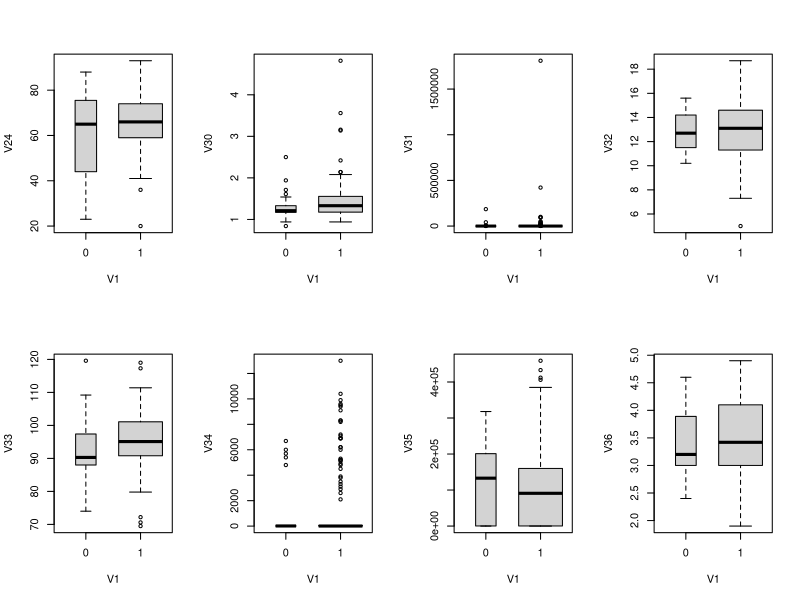
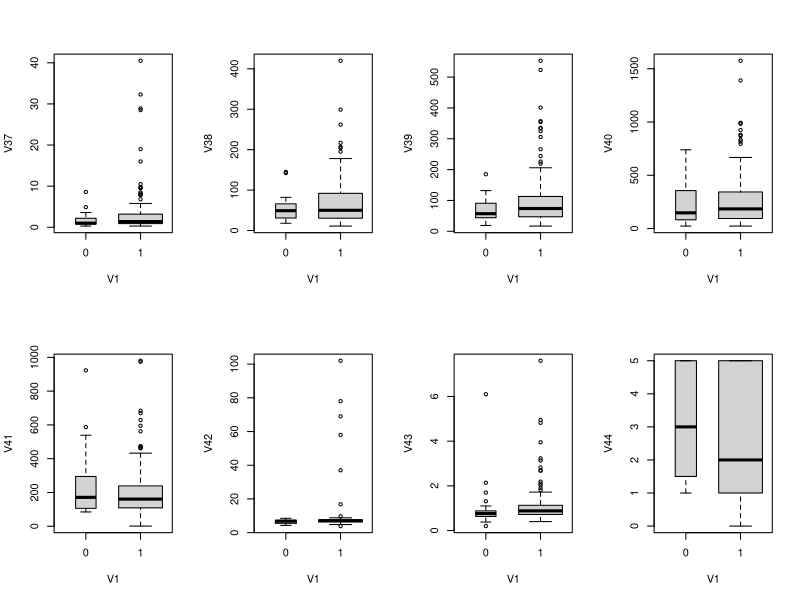
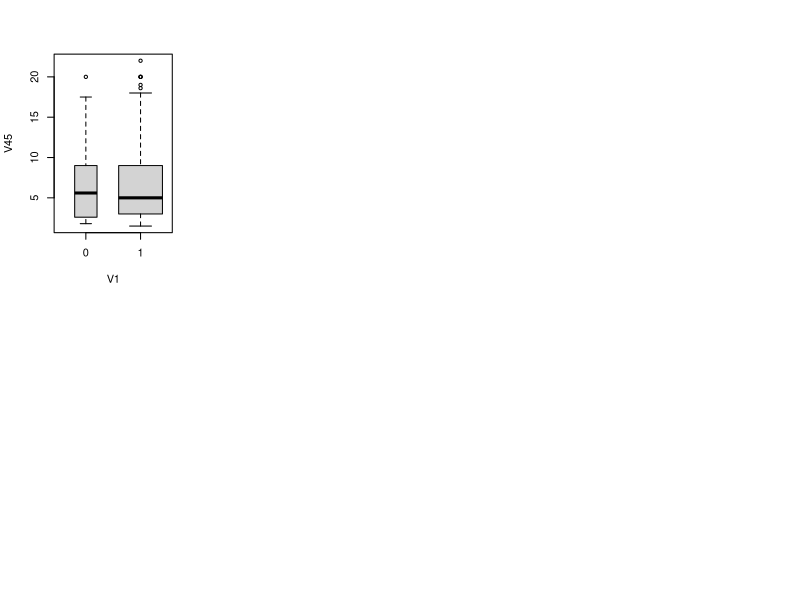
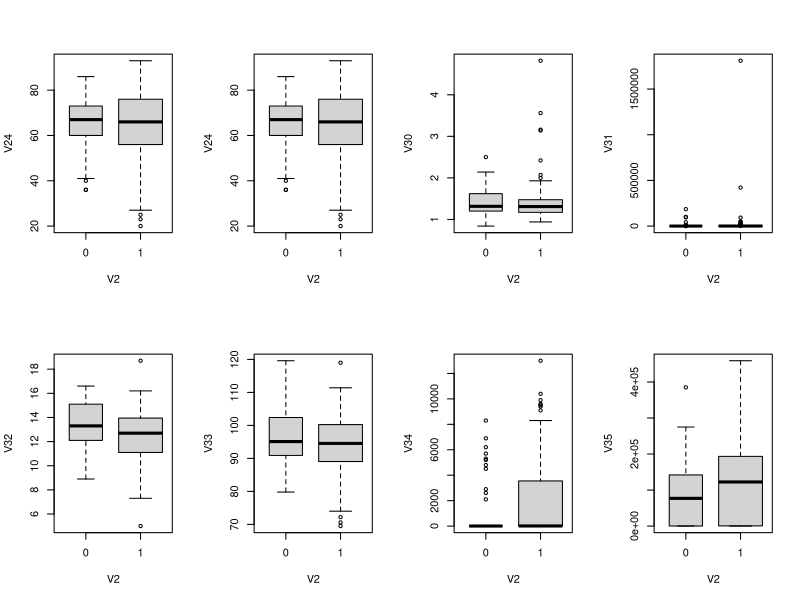
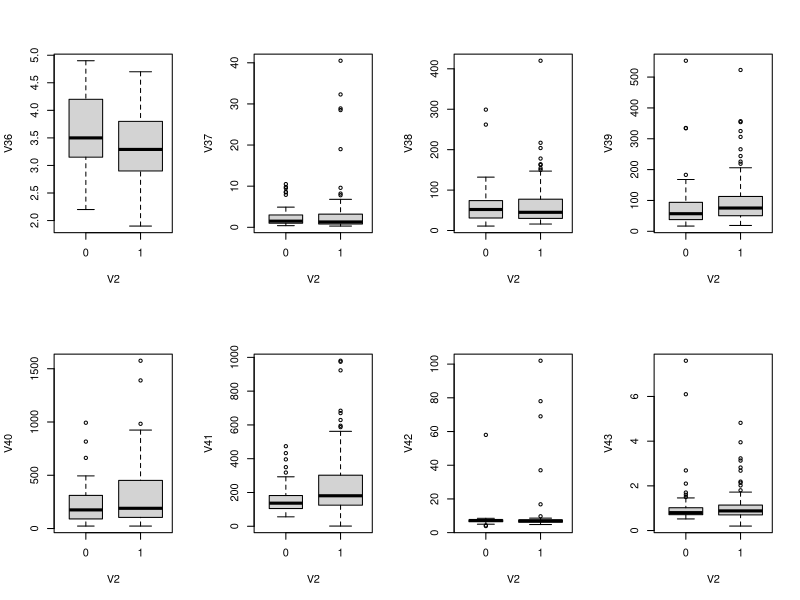
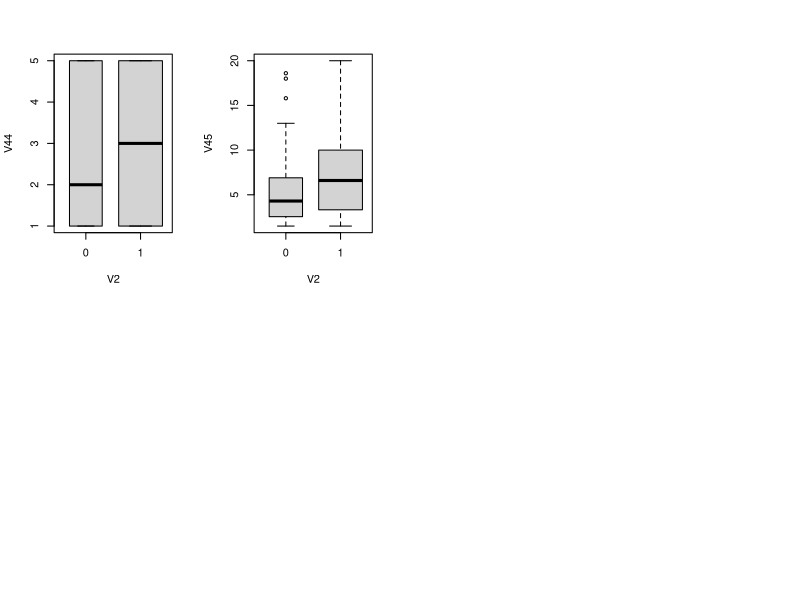
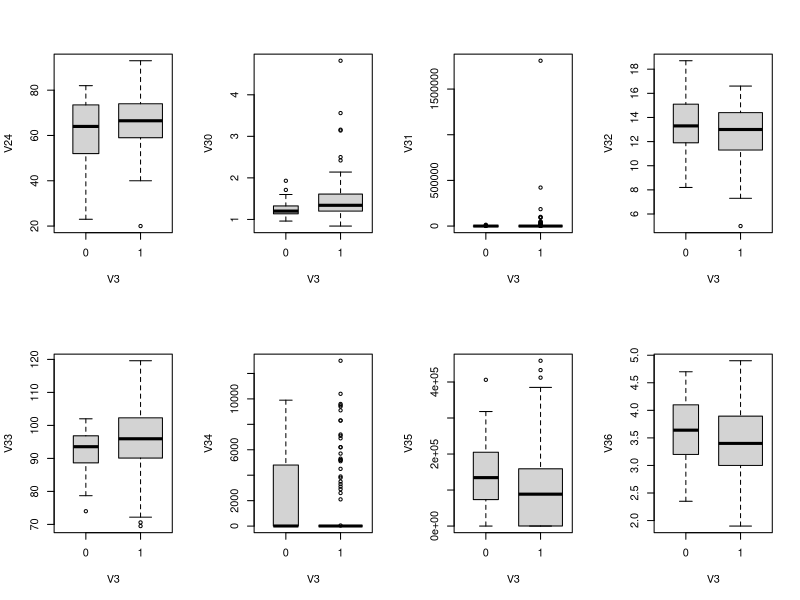
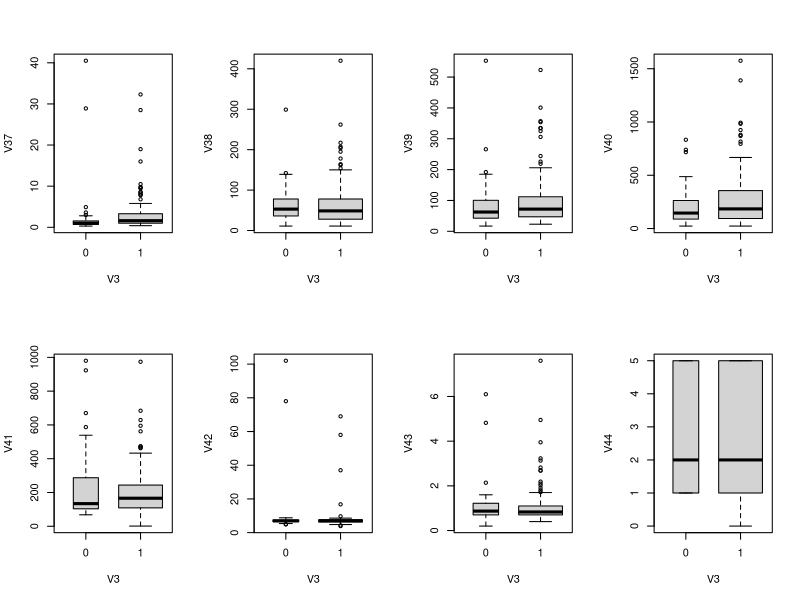

Write R code to recreate these figures, in order.
setwd("/Users/julienhubar/Documents/#Master1/HDDA/High-dimensional-data-analysis/ProjectAugust")
data <- read.table("hcc-data.txt", header = FALSE, na.strings = "?", sep = ",")
attach(data)
#Imparct of V1
pdf("boxplotImpactV1.pdf")
par(mfrow=c(2,4))
boxplot(V24~V1,varwidth = TRUE)
boxplot(V30~V1,varwidth = TRUE)
boxplot(V31~V1,varwidth = TRUE)
boxplot(V32~V1,varwidth = TRUE)
boxplot(V33~V1,varwidth = TRUE)
boxplot(V34~V1,varwidth = TRUE)
boxplot(V35~V1,varwidth = TRUE)
boxplot(V36~V1,varwidth = TRUE)
boxplot(V37~V1,varwidth = TRUE)
boxplot(V38~V1,varwidth = TRUE)
boxplot(V39~V1,varwidth = TRUE)
boxplot(V40~V1,varwidth = TRUE)
boxplot(V41~V1,varwidth = TRUE)
boxplot(V42~V1,varwidth = TRUE)
boxplot(V43~V1,varwidth = TRUE)
boxplot(V44~V1,varwidth = TRUE)
boxplot(V45~V1,varwidth = TRUE)
dev.off()
#Imparct of V2
pdf("boxplotImpactV2.pdf")
par(mfrow=c(2,4))
boxplot(V24~V2,varwidth = TRUE)
boxplot(V24~V2,varwidth = TRUE)
boxplot(V30~V2,varwidth = TRUE)
boxplot(V31~V2,varwidth = TRUE)
boxplot(V32~V2,varwidth = TRUE)
boxplot(V33~V2,varwidth = TRUE)
boxplot(V34~V2,varwidth = TRUE)
boxplot(V35~V2,varwidth = TRUE)
boxplot(V36~V2,varwidth = TRUE)
boxplot(V37~V2,varwidth = TRUE)
boxplot(V38~V2,varwidth = TRUE)
boxplot(V39~V2,varwidth = TRUE)
boxplot(V40~V2,varwidth = TRUE)
boxplot(V41~V2,varwidth = TRUE)
boxplot(V42~V2,varwidth = TRUE)
boxplot(V43~V2,varwidth = TRUE)
boxplot(V44~V2,varwidth = TRUE)
boxplot(V45~V2,varwidth = TRUE)
dev.off()
#Imparct of V3
pdf("boxplotImpactV3.pdf")
par(mfrow=c(2,4))
boxplot(V24~V3,varwidth = TRUE)
boxplot(V30~V3,varwidth = TRUE)
boxplot(V31~V3,varwidth = TRUE)
boxplot(V32~V3,varwidth = TRUE)
boxplot(V33~V3,varwidth = TRUE)
boxplot(V34~V3,varwidth = TRUE)
boxplot(V35~V3,varwidth = TRUE)
boxplot(V36~V3,varwidth = TRUE)
boxplot(V37~V3,varwidth = TRUE)
boxplot(V38~V3,varwidth = TRUE)
boxplot(V39~V3,varwidth = TRUE)
boxplot(V40~V3,varwidth = TRUE)
boxplot(V41~V3,varwidth = TRUE)
boxplot(V42~V3,varwidth = TRUE)
boxplot(V43~V3,varwidth = TRUE)
boxplot(V44~V3,varwidth = TRUE)
boxplot(V45~V3,varwidth = TRUE)
dev.off()
#Imparct of V4
pdf("boxplotImpactV4.pdf")
par(mfrow=c(2,4))
boxplot(V24~V4,varwidth = TRUE)
boxplot(V30~V4,varwidth = TRUE)
boxplot(V31~V4,varwidth = TRUE)
boxplot(V32~V4,varwidth = TRUE)
boxplot(V33~V4,varwidth = TRUE)
boxplot(V34~V4,varwidth = TRUE)
boxplot(V35~V4,varwidth = TRUE)
boxplot(V36~V4,varwidth = TRUE)
boxplot(V37~V4,varwidth = TRUE)
boxplot(V38~V4,varwidth = TRUE)
boxplot(V39~V4,varwidth = TRUE)
boxplot(V40~V4,varwidth = TRUE)
boxplot(V41~V4,varwidth = TRUE)
boxplot(V42~V4,varwidth = TRUE)
boxplot(V43~V4,varwidth = TRUE)
boxplot(V44~V4,varwidth = TRUE)
boxplot(V45~V4,varwidth = TRUE)
dev.off()
#Imparct of V6
pdf("boxplotImpactV6.pdf")
par(mfrow=c(2,4))
boxplot(V24~V6,varwidth = TRUE)
boxplot(V30~V6,varwidth = TRUE)
boxplot(V31~V6,varwidth = TRUE)
boxplot(V32~V6,varwidth = TRUE)
boxplot(V33~V6,varwidth = TRUE)
boxplot(V34~V6,varwidth = TRUE)
boxplot(V35~V6,varwidth = TRUE)
boxplot(V36~V6,varwidth = TRUE)
boxplot(V37~V6,varwidth = TRUE)
boxplot(V38~V6,varwidth = TRUE)
boxplot(V39~V6,varwidth = TRUE)
boxplot(V40~V6,varwidth = TRUE)
boxplot(V41~V6,varwidth = TRUE)
boxplot(V42~V6,varwidth = TRUE)
boxplot(V43~V6,varwidth = TRUE)
boxplot(V44~V6,varwidth = TRUE)
boxplot(V45~V6,varwidth = TRUE)
dev.off()
#Imparct of V7
pdf("boxplotImpactV7.pdf")
par(mfrow=c(2,4))
boxplot(V24~V7,varwidth = TRUE)
boxplot(V30~V7,varwidth = TRUE)
boxplot(V31~V7,varwidth = TRUE)
boxplot(V32~V7,varwidth = TRUE)
boxplot(V33~V7,varwidth = TRUE)
boxplot(V34~V7,varwidth = TRUE)
boxplot(V35~V7,varwidth = TRUE)
boxplot(V36~V7,varwidth = TRUE)
boxplot(V37~V7,varwidth = TRUE)
boxplot(V38~V7,varwidth = TRUE)
boxplot(V39~V7,varwidth = TRUE)
boxplot(V40~V7,varwidth = TRUE)
boxplot(V41~V7,varwidth = TRUE)
boxplot(V42~V7,varwidth = TRUE)
boxplot(V43~V7,varwidth = TRUE)
boxplot(V44~V7,varwidth = TRUE)
boxplot(V45~V7,varwidth = TRUE)
dev.off()
#Imparct of V8
pdf("boxplotImpactV8.pdf")
par(mfrow=c(2,4))
boxplot(V24~V8,varwidth = TRUE)
boxplot(V30~V8,varwidth = TRUE)
boxplot(V31~V8,varwidth = TRUE)
boxplot(V32~V8,varwidth = TRUE)
boxplot(V33~V8,varwidth = TRUE)
boxplot(V34~V8,varwidth = TRUE)
boxplot(V35~V8,varwidth = TRUE)
boxplot(V36~V8,varwidth = TRUE)
boxplot(V37~V8,varwidth = TRUE)
boxplot(V38~V8,varwidth = TRUE)
boxplot(V39~V8,varwidth = TRUE)
boxplot(V40~V8,varwidth = TRUE)
boxplot(V41~V8,varwidth = TRUE)
boxplot(V42~V8,varwidth = TRUE)
boxplot(V43~V8,varwidth = TRUE)
boxplot(V44~V8,varwidth = TRUE)
boxplot(V45~V8,varwidth = TRUE)
dev.off()
#Imparct of V11
pdf("boxplotImpactV11.pdf")
par(mfrow=c(2,4))
boxplot(V24~V11,varwidth = TRUE)
boxplot(V30~V11,varwidth = TRUE)
boxplot(V31~V11,varwidth = TRUE)
boxplot(V32~V11,varwidth = TRUE)
boxplot(V33~V11,varwidth = TRUE)
boxplot(V34~V11,varwidth = TRUE)
boxplot(V35~V11,varwidth = TRUE)
boxplot(V36~V11,varwidth = TRUE)
boxplot(V37~V11,varwidth = TRUE)
boxplot(V38~V11,varwidth = TRUE)
boxplot(V39~V11,varwidth = TRUE)
boxplot(V40~V11,varwidth = TRUE)
boxplot(V41~V11,varwidth = TRUE)
boxplot(V42~V11,varwidth = TRUE)
boxplot(V43~V11,varwidth = TRUE)
boxplot(V44~V11,varwidth = TRUE)
boxplot(V45~V11,varwidth = TRUE)
dev.off()
#Imparct of V12
pdf("boxplotImpactV12.pdf")
par(mfrow=c(2,4))
boxplot(V24~V12,varwidth = TRUE)
boxplot(V30~V12,varwidth = TRUE)
boxplot(V31~V12,varwidth = TRUE)
boxplot(V32~V12,varwidth = TRUE)
boxplot(V33~V12,varwidth = TRUE)
boxplot(V34~V12,varwidth = TRUE)
boxplot(V35~V12,varwidth = TRUE)
boxplot(V36~V12,varwidth = TRUE)
boxplot(V37~V12,varwidth = TRUE)
boxplot(V38~V12,varwidth = TRUE)
boxplot(V39~V12,varwidth = TRUE)
boxplot(V40~V12,varwidth = TRUE)
boxplot(V41~V12,varwidth = TRUE)
boxplot(V42~V12,varwidth = TRUE)
boxplot(V43~V12,varwidth = TRUE)
boxplot(V44~V12,varwidth = TRUE)
boxplot(V45~V12,varwidth = TRUE)
dev.off()
#Imparct of V13
pdf("boxplotImpactV13.pdf")
par(mfrow=c(2,4))
boxplot(V24~V13,varwidth = TRUE)
boxplot(V30~V13,varwidth = TRUE)
boxplot(V31~V13,varwidth = TRUE)
boxplot(V32~V13,varwidth = TRUE)
boxplot(V33~V13,varwidth = TRUE)
boxplot(V34~V13,varwidth = TRUE)
boxplot(V35~V13,varwidth = TRUE)
boxplot(V36~V13,varwidth = TRUE)
boxplot(V37~V13,varwidth = TRUE)
boxplot(V38~V13,varwidth = TRUE)
boxplot(V39~V13,varwidth = TRUE)
boxplot(V40~V13,varwidth = TRUE)
boxplot(V41~V13,varwidth = TRUE)
boxplot(V42~V13,varwidth = TRUE)
boxplot(V43~V13,varwidth = TRUE)
boxplot(V44~V13,varwidth = TRUE)
boxplot(V45~V13,varwidth = TRUE)
dev.off()
#Imparct of V14
pdf("boxplotImpactV14.pdf")
par(mfrow=c(2,4))
boxplot(V24~V14,varwidth = TRUE)
boxplot(V30~V14,varwidth = TRUE)
boxplot(V31~V14,varwidth = TRUE)
boxplot(V32~V14,varwidth = TRUE)
boxplot(V33~V14,varwidth = TRUE)
boxplot(V34~V14,varwidth = TRUE)
boxplot(V35~V14,varwidth = TRUE)
boxplot(V36~V14,varwidth = TRUE)
boxplot(V37~V14,varwidth = TRUE)
boxplot(V38~V14,varwidth = TRUE)
boxplot(V39~V14,varwidth = TRUE)
boxplot(V40~V14,varwidth = TRUE)
boxplot(V41~V14,varwidth = TRUE)
boxplot(V42~V14,varwidth = TRUE)
boxplot(V43~V14,varwidth = TRUE)
boxplot(V44~V14,varwidth = TRUE)
boxplot(V45~V14,varwidth = TRUE)
dev.off()
#Imparct of V15
pdf("boxplotImpactV15.pdf")
par(mfrow=c(2,4))
boxplot(V24~V15,varwidth = TRUE)
boxplot(V30~V15,varwidth = TRUE)
boxplot(V31~V15,varwidth = TRUE)
boxplot(V32~V15,varwidth = TRUE)
boxplot(V33~V15,varwidth = TRUE)
boxplot(V34~V15,varwidth = TRUE)
boxplot(V35~V15,varwidth = TRUE)
boxplot(V36~V15,varwidth = TRUE)
boxplot(V37~V15,varwidth = TRUE)
boxplot(V38~V15,varwidth = TRUE)
boxplot(V39~V15,varwidth = TRUE)
boxplot(V40~V15,varwidth = TRUE)
boxplot(V41~V15,varwidth = TRUE)
boxplot(V42~V15,varwidth = TRUE)
boxplot(V43~V15,varwidth = TRUE)
boxplot(V44~V15,varwidth = TRUE)
boxplot(V45~V15,varwidth = TRUE)
dev.off()
#Imparct of V16
pdf("boxplotImpactV16.pdf")
par(mfrow=c(2,4))
boxplot(V24~V16,varwidth = TRUE)
boxplot(V30~V16,varwidth = TRUE)
boxplot(V31~V16,varwidth = TRUE)
boxplot(V32~V16,varwidth = TRUE)
boxplot(V33~V16,varwidth = TRUE)
boxplot(V34~V16,varwidth = TRUE)
boxplot(V35~V16,varwidth = TRUE)
boxplot(V36~V16,varwidth = TRUE)
boxplot(V37~V16,varwidth = TRUE)
boxplot(V38~V16,varwidth = TRUE)
boxplot(V39~V16,varwidth = TRUE)
boxplot(V40~V16,varwidth = TRUE)
boxplot(V41~V16,varwidth = TRUE)
boxplot(V42~V16,varwidth = TRUE)
boxplot(V43~V16,varwidth = TRUE)
boxplot(V44~V16,varwidth = TRUE)
boxplot(V45~V16,varwidth = TRUE)
dev.off()
#Imparct of V17
pdf("boxplotImpactV17.pdf")
par(mfrow=c(2,4))
boxplot(V24~V17,varwidth = TRUE)
boxplot(V30~V17,varwidth = TRUE)
boxplot(V31~V17,varwidth = TRUE)
boxplot(V32~V17,varwidth = TRUE)
boxplot(V33~V17,varwidth = TRUE)
boxplot(V34~V17,varwidth = TRUE)
boxplot(V35~V17,varwidth = TRUE)
boxplot(V36~V17,varwidth = TRUE)
boxplot(V37~V17,varwidth = TRUE)
boxplot(V38~V17,varwidth = TRUE)
boxplot(V39~V17,varwidth = TRUE)
boxplot(V40~V17,varwidth = TRUE)
boxplot(V41~V17,varwidth = TRUE)
boxplot(V42~V17,varwidth = TRUE)
boxplot(V43~V17,varwidth = TRUE)
boxplot(V44~V17,varwidth = TRUE)
boxplot(V45~V17,varwidth = TRUE)
dev.off()#Imparct of V19
pdf("boxplotImpactV19.pdf")
par(mfrow=c(2,4))
boxplot(V24~V19,varwidth = TRUE)
boxplot(V30~V19,varwidth = TRUE)
boxplot(V31~V19,varwidth = TRUE)
boxplot(V32~V19,varwidth = TRUE)
boxplot(V33~V19,varwidth = TRUE)
boxplot(V34~V19,varwidth = TRUE)
boxplot(V35~V19,varwidth = TRUE)
boxplot(V36~V19,varwidth = TRUE)
boxplot(V37~V19,varwidth = TRUE)
boxplot(V38~V19,varwidth = TRUE)
boxplot(V39~V19,varwidth = TRUE)
boxplot(V40~V19,varwidth = TRUE)
boxplot(V41~V19,varwidth = TRUE)
boxplot(V42~V19,varwidth = TRUE)
boxplot(V43~V19,varwidth = TRUE)
boxplot(V44~V19,varwidth = TRUE)
boxplot(V45~V19,varwidth = TRUE)
dev.off()
#Imparct of V20
pdf("boxplotImpactV20.pdf")
par(mfrow=c(2,4))
boxplot(V24~V20,varwidth = TRUE)
boxplot(V30~V20,varwidth = TRUE)
boxplot(V31~V20,varwidth = TRUE)
boxplot(V32~V20,varwidth = TRUE)
boxplot(V33~V20,varwidth = TRUE)
boxplot(V34~V20,varwidth = TRUE)
boxplot(V35~V20,varwidth = TRUE)
boxplot(V36~V20,varwidth = TRUE)
boxplot(V37~V20,varwidth = TRUE)
boxplot(V38~V20,varwidth = TRUE)
boxplot(V39~V20,varwidth = TRUE)
boxplot(V40~V20,varwidth = TRUE)
boxplot(V41~V20,varwidth = TRUE)
boxplot(V42~V20,varwidth = TRUE)
boxplot(V43~V20,varwidth = TRUE)
boxplot(V44~V20,varwidth = TRUE)
boxplot(V45~V20,varwidth = TRUE)
dev.off()
#Imparct of V21
pdf("boxplotImpactV21.pdf")
par(mfrow=c(2,4))
boxplot(V24~V21,varwidth = TRUE)
boxplot(V30~V21,varwidth = TRUE)
boxplot(V31~V21,varwidth = TRUE)
boxplot(V32~V21,varwidth = TRUE)
boxplot(V33~V21,varwidth = TRUE)
boxplot(V34~V21,varwidth = TRUE)
boxplot(V35~V21,varwidth = TRUE)
boxplot(V36~V21,varwidth = TRUE)
boxplot(V37~V21,varwidth = TRUE)
boxplot(V38~V21,varwidth = TRUE)
boxplot(V39~V21,varwidth = TRUE)
boxplot(V40~V21,varwidth = TRUE)
boxplot(V41~V21,varwidth = TRUE)
boxplot(V42~V21,varwidth = TRUE)
boxplot(V43~V21,varwidth = TRUE)
boxplot(V44~V21,varwidth = TRUE)
boxplot(V45~V21,varwidth = TRUE)
dev.off()
#Imparct of V22
pdf("boxplotImpactV22.pdf")
par(mfrow=c(2,4))
boxplot(V24~V22,varwidth = TRUE)
boxplot(V30~V22,varwidth = TRUE)
boxplot(V31~V22,varwidth = TRUE)
boxplot(V32~V22,varwidth = TRUE)
boxplot(V33~V22,varwidth = TRUE)
boxplot(V34~V22,varwidth = TRUE)
boxplot(V35~V22,varwidth = TRUE)
boxplot(V36~V22,varwidth = TRUE)
boxplot(V37~V22,varwidth = TRUE)
boxplot(V38~V22,varwidth = TRUE)
boxplot(V39~V22,varwidth = TRUE)
boxplot(V40~V22,varwidth = TRUE)
boxplot(V41~V22,varwidth = TRUE)
boxplot(V42~V22,varwidth = TRUE)
boxplot(V43~V22,varwidth = TRUE)
boxplot(V44~V22,varwidth = TRUE)
boxplot(V45~V22,varwidth = TRUE)
dev.off()
#Imparct of V23
pdf("boxplotImpactV23.pdf")
par(mfrow=c(2,4))
boxplot(V24~V23,varwidth = TRUE)
boxplot(V30~V23,varwidth = TRUE)
boxplot(V31~V23,varwidth = TRUE)
boxplot(V32~V23,varwidth = TRUE)
boxplot(V33~V23,varwidth = TRUE)
boxplot(V34~V23,varwidth = TRUE)
boxplot(V35~V23,varwidth = TRUE)
boxplot(V36~V23,varwidth = TRUE)
boxplot(V37~V23,varwidth = TRUE)
boxplot(V38~V23,varwidth = TRUE)
boxplot(V39~V23,varwidth = TRUE)
boxplot(V40~V23,varwidth = TRUE)
boxplot(V41~V23,varwidth = TRUE)
boxplot(V42~V23,varwidth = TRUE)
boxplot(V43~V23,varwidth = TRUE)
boxplot(V44~V23,varwidth = TRUE)
boxplot(V45~V23,varwidth = TRUE)
dev.off()
#Imparct of V27
pdf("boxplotImpactV27.pdf")
par(mfrow=c(2,4))
boxplot(V24~V27,varwidth = TRUE)
boxplot(V30~V27,varwidth = TRUE)
boxplot(V31~V27,varwidth = TRUE)
boxplot(V32~V27,varwidth = TRUE)
boxplot(V33~V27,varwidth = TRUE)
boxplot(V34~V27,varwidth = TRUE)
boxplot(V35~V27,varwidth = TRUE)
boxplot(V36~V27,varwidth = TRUE)
boxplot(V37~V27,varwidth = TRUE)
boxplot(V38~V27,varwidth = TRUE)
boxplot(V39~V27,varwidth = TRUE)
boxplot(V40~V27,varwidth = TRUE)
boxplot(V41~V27,varwidth = TRUE)
boxplot(V42~V27,varwidth = TRUE)
boxplot(V43~V27,varwidth = TRUE)
boxplot(V44~V27,varwidth = TRUE)
boxplot(V45~V27,varwidth = TRUE)
dev.off()
#Imparct of V28
pdf("boxplotImpactV28.pdf")
par(mfrow=c(2,4))
boxplot(V24~V28,varwidth = TRUE)
boxplot(V30~V28,varwidth = TRUE)
boxplot(V31~V28,varwidth = TRUE)
boxplot(V32~V28,varwidth = TRUE)
boxplot(V33~V28,varwidth = TRUE)
boxplot(V34~V28,varwidth = TRUE)
boxplot(V35~V28,varwidth = TRUE)
boxplot(V36~V28,varwidth = TRUE)
boxplot(V37~V28,varwidth = TRUE)
boxplot(V38~V28,varwidth = TRUE)
boxplot(V39~V28,varwidth = TRUE)
boxplot(V40~V28,varwidth = TRUE)
boxplot(V41~V28,varwidth = TRUE)
boxplot(V42~V28,varwidth = TRUE)
boxplot(V43~V28,varwidth = TRUE)
boxplot(V44~V28,varwidth = TRUE)
boxplot(V45~V28,varwidth = TRUE)
dev.off()
#Imparct of V29
pdf("boxplotImpactV29.pdf")
par(mfrow=c(2,4))
boxplot(V24~V29,varwidth = TRUE)
boxplot(V30~V29,varwidth = TRUE)
boxplot(V31~V29,varwidth = TRUE)
boxplot(V32~V29,varwidth = TRUE)
boxplot(V33~V29,varwidth = TRUE)
boxplot(V34~V29,varwidth = TRUE)
boxplot(V35~V29,varwidth = TRUE)
boxplot(V36~V29,varwidth = TRUE)
boxplot(V37~V29,varwidth = TRUE)
boxplot(V38~V29,varwidth = TRUE)
boxplot(V39~V29,varwidth = TRUE)
boxplot(V40~V29,varwidth = TRUE)
boxplot(V41~V29,varwidth = TRUE)
boxplot(V42~V29,varwidth = TRUE)
boxplot(V43~V29,varwidth = TRUE)
boxplot(V44~V29,varwidth = TRUE)
boxplot(V45~V29,varwidth = TRUE)
dev.off()#Imparct of V50
pdf("boxplotImpactV50.pdf")
par(mfrow=c(2,4))
boxplot(V24~V50,varwidth = TRUE)
boxplot(V30~V50,varwidth = TRUE)
boxplot(V31~V50,varwidth = TRUE)
boxplot(V32~V50,varwidth = TRUE)
boxplot(V33~V50,varwidth = TRUE)
boxplot(V34~V50,varwidth = TRUE)
boxplot(V35~V50,varwidth = TRUE)
boxplot(V36~V50,varwidth = TRUE)
boxplot(V37~V50,varwidth = TRUE)
boxplot(V38~V50,varwidth = TRUE)
boxplot(V39~V50,varwidth = TRUE)
boxplot(V40~V50,varwidth = TRUE)
boxplot(V41~V50,varwidth = TRUE)
boxplot(V42~V50,varwidth = TRUE)
boxplot(V43~V50,varwidth = TRUE)
boxplot(V44~V50,varwidth = TRUE)
boxplot(V45~V50,varwidth = TRUE)
dev.off()